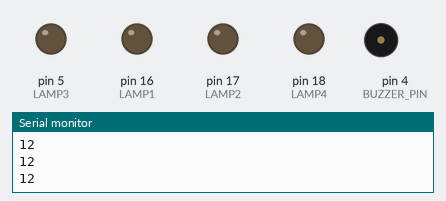
A sketch run on a simulated Arduino Uno, built with avr-gcc and run on an emulated ATmega328P. Parts: output pins drawn as LEDs (lit = HIGH), buzzer (waves = sounding), the last lines printed to the serial monitor.

Above: at 1.1 s.
At 28.6 s:
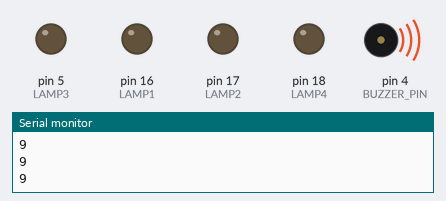
Timing chart, 0 to 40.0 s (numbered marks = the images above):
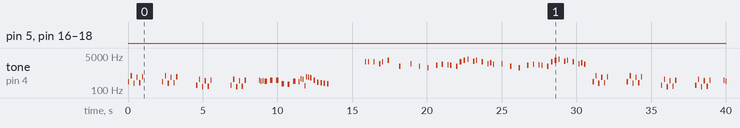

Measured:
- by itself, tone on pin 4 (BUZZER_PIN): plays 262 Hz for 0.08 s, 523 Hz for 0.08 s, 220 Hz for 0.08 s, 440 Hz for 0.08 s, 233 Hz for 0.08 s, 466 Hz for 0.08 s … (112 notes in this stretch)

The sketch:

TEST.ino
```cpp
#include <Tone32.h>

#define BUZZER_PIN 4
#define BUZZER_CHANNEL 0

#define LAMP1 16
#define LAMP2 17
#define LAMP3 5
#define LAMP4 18

int step = 0;

void setup() {
  Serial.begin(9600);
  pinMode(LAMP1, OUTPUT);
  pinMode(LAMP2, OUTPUT);
  pinMode(LAMP3, OUTPUT);
  pinMode(LAMP4, OUTPUT);
}

//Mario main theme melody
int melody[] = {
  NOTE_E7, NOTE_E7, 0, NOTE_E7,
  0, NOTE_C7, NOTE_E7, 0,
  NOTE_G7, 0, 0,  0,
  NOTE_G6, 0, 0, 0,

  NOTE_C7, 0, 0, NOTE_G6,
  0, 0, NOTE_E6, 0,
  0, NOTE_A6, 0, NOTE_B6,
  0, NOTE_AS6, NOTE_A6, 0,

  NOTE_G6, NOTE_E7, NOTE_G7,
  NOTE_A7, 0, NOTE_F7, NOTE_G7,
  0, NOTE_E7, 0, NOTE_C7,
  NOTE_D7, NOTE_B6, 0, 0,

  NOTE_C7, 0, 0, NOTE_G6,
  0, 0, NOTE_E6, 0,
  0, NOTE_A6, 0, NOTE_B6,
  0, NOTE_AS6, NOTE_A6, 0,

  NOTE_G6, NOTE_E7, NOTE_G7,
  NOTE_A7, 0, NOTE_F7, NOTE_G7,
  0, NOTE_E7, 0, NOTE_C7,
  NOTE_D7, NOTE_B6, 0, 0
};
//Mario main them tempo
int tempo[] = {
  12, 12, 12, 12,
  12, 12, 12, 12,
  12, 12, 12, 12,
  12, 12, 12, 12,

  12, 12, 12, 12,
  12, 12, 12, 12,
  12, 12, 12, 12,
  12, 12, 12, 12,

  9, 9, 9,
  12, 12, 12, 12,
  12, 12, 12, 12,
  12, 12, 12, 12,

  12, 12, 12, 12,
  12, 12, 12, 12,
  12, 12, 12, 12,
  12, 12, 12, 12,

  9, 9, 9,
  12, 12, 12, 12,
  12, 12, 12, 12,
  12, 12, 12, 12,
};
//Underworld melody
int underworld_melody[] = {
  NOTE_C4, NOTE_C5, NOTE_A3, NOTE_A4,
  NOTE_AS3, NOTE_AS4, 0,
  0,
  NOTE_C4, NOTE_C5, NOTE_A3, NOTE_A4,
  NOTE_AS3, NOTE_AS4, 0,
  0,
  NOTE_F3, NOTE_F4, NOTE_D3, NOTE_D4,
  NOTE_DS3, NOTE_DS4, 0,
  0,
  NOTE_F3, NOTE_F4, NOTE_D3, NOTE_D4,
  NOTE_DS3, NOTE_DS4, 0,
  0, NOTE_DS4, NOTE_CS4, NOTE_D4,
  NOTE_CS4, NOTE_DS4,
  NOTE_DS4, NOTE_GS3,
  NOTE_G3, NOTE_CS4,
  NOTE_C4, NOTE_FS4, NOTE_F4, NOTE_E3, NOTE_AS4, NOTE_A4,
  NOTE_GS4, NOTE_DS4, NOTE_B3,
  NOTE_AS3, NOTE_A3, NOTE_GS3,
  0, 0, 0
};
//Underwolrd tempo
int underworld_tempo[] = {
  12, 12, 12, 12,
  12, 12, 6,
  3,
  12, 12, 12, 12,
  12, 12, 6,
  3,
  12, 12, 12, 12,
  12, 12, 6,
  3,
  12, 12, 12, 12,
  12, 12, 6,
  6, 18, 18, 18,
  6, 6,
  6, 6,
  6, 6,
  18, 18, 18, 18, 18, 18,
  10, 10, 10,
  10, 10, 10,
  3, 3, 3
};

int size;
void loop() {
  Serial.println("uhuii");
  size = sizeof(underworld_melody) / sizeof(int);
  for (int thisNote = 0; thisNote < size; thisNote++) {
    Serial.println(underworld_tempo[thisNote]);
    int noteDuration = 1000 / underworld_tempo[thisNote];
    tone(BUZZER_PIN, underworld_melody[thisNote], noteDuration, BUZZER_CHANNEL);
    int pauseBetweenNotes = noteDuration * 1.30;
    delay(pauseBetweenNotes);
    noTone(BUZZER_PIN, BUZZER_CHANNEL);
  }
  size = sizeof(melody) / sizeof(int);
  for (int thisNote = 0; thisNote < size; thisNote++) {
    Serial.println(tempo[thisNote]);
    int noteDuration = 1000 / tempo[thisNote];
    tone(BUZZER_PIN, melody[thisNote], noteDuration, BUZZER_CHANNEL);
    int pauseBetweenNotes = noteDuration * 1.30;
    delay(pauseBetweenNotes);
    noTone(BUZZER_PIN, BUZZER_CHANNEL);
  }

  digitalWrite(LAMP1, (step == 0 ? 0 : 1));
  digitalWrite(LAMP2, (step == 0 ? 0 : 1));
  digitalWrite(LAMP3, (step == 0 ? 0 : 1));
  digitalWrite(LAMP4, (step == 0 ? 0 : 1));
  if(++step > 1 ) step = 0;
}
```
